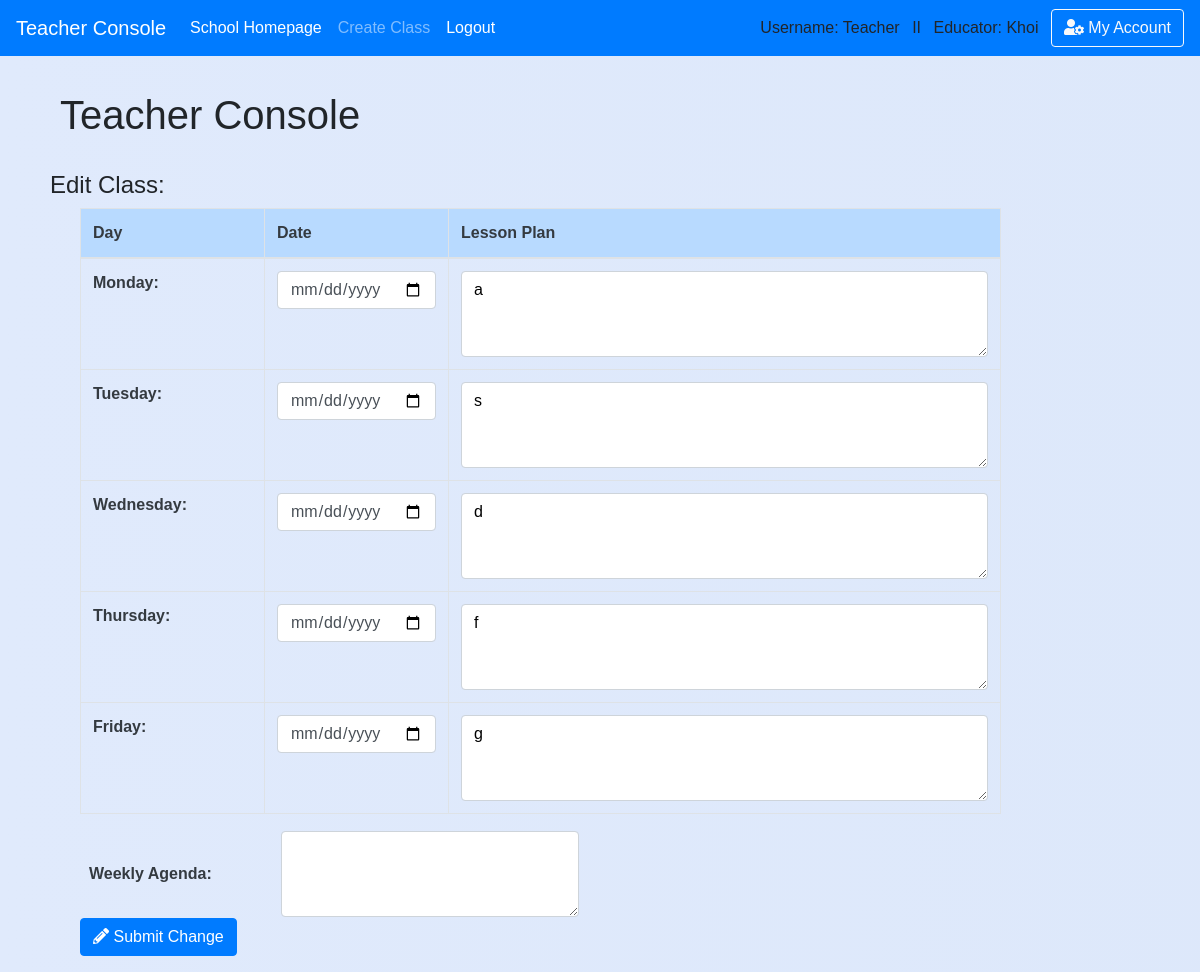
Before: /teacher/edit_class/1/ (signed in) with the older database file.
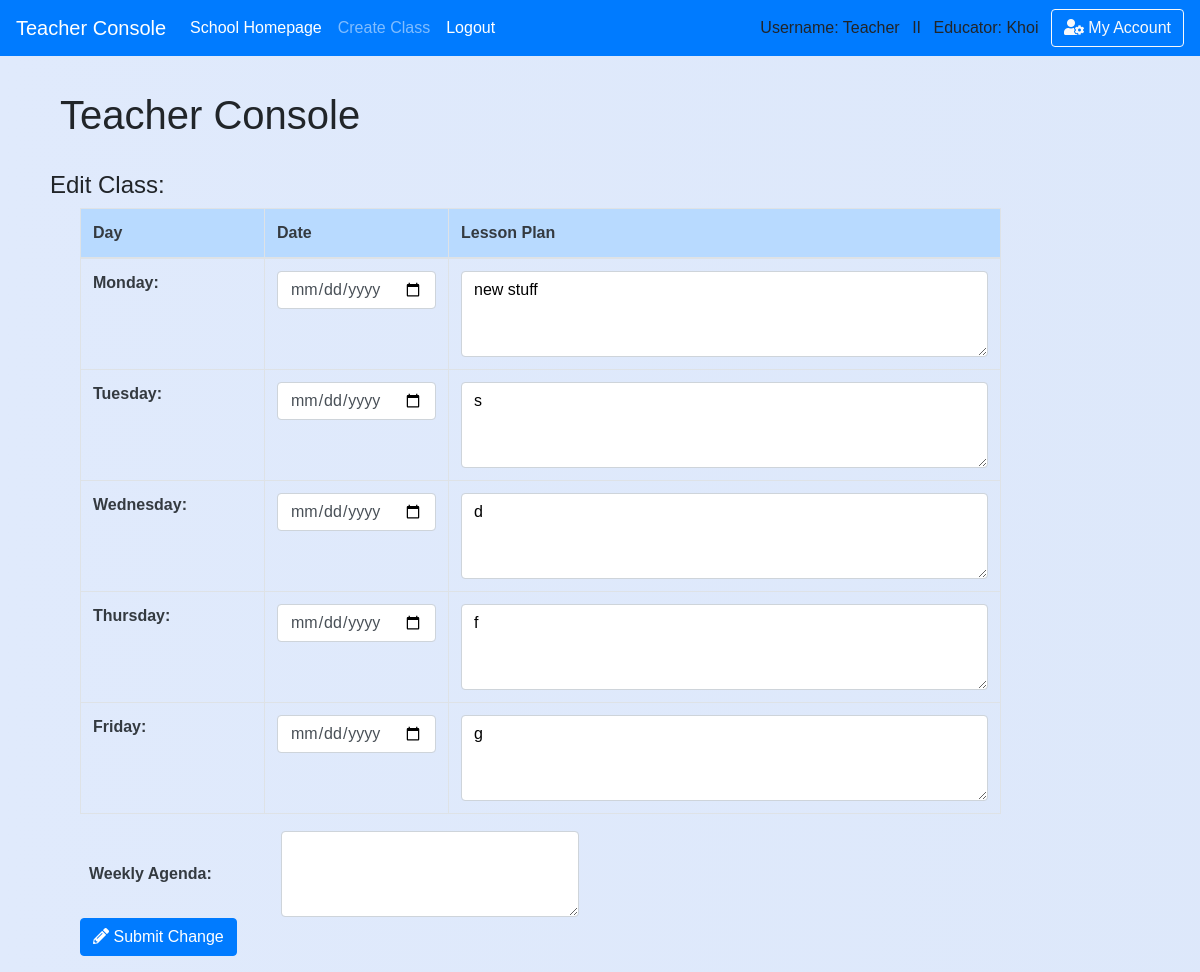
After: the same page with the newer database file.
### school_app/models.py (models this page shows, shortened)
class Subject(models.Model):
    teacher = models.ForeignKey(Teacher, on_delete = models.CASCADE)
    subject_name = models.CharField(max_length=150,default='')
    description = models.CharField(max_length=450,default='')
    weekly_agenda = models.CharField(max_length=450,default='Agenda Goes Here')
    last_modifield = models.DateTimeField(auto_now_add=True, blank=True)
    monday_date = models.DateField(blank=True, null=True)
    tuesday_date = models.DateField(blank=True, null=True)
    wednesday_date = models.DateField(blank=True, null=True)
    thursday_date = models.DateField(blank=True, null=True)
    friday_date= models.DateField(blank=True, null=True)
    monday_plan = models.CharField(max_length=400,default='a')
    tuesday_plan= models.CharField(max_length=400,default='s')
    wednesday_plan= models.CharField(max_length=400,default='d')
    thursday_plan= models.CharField(max_length=400,default='f')
    friday_plan= models.CharField(max_length=400,default='g')
    weekend_plan = models.CharField(max_length=300,default='h')

### school_app/views_logged.py (the view)
# urls.py: path('teacher/edit_class', views_logged.edit_class, name='edit_class'),
def edit_class(request,class_id=None):
    if is_login(request) == True:
        if request.user.profile.is_teacher == False:
            messages.warning(request, "You don't have Instructor's Privilege!")
            return redirect('/')
        if request.method == 'POST':# and class_id==None:
            monday_date = request.POST['monday_date']
            monday_plan = request.POST['monday_plan']
            subject_id = request.POST['subject_id']
            subject = Subject.objects.filter(id=subject_id).first()
            subject.monday_date = monday_date
            subject.monday_plan = monday_plan
            subject.save()
            messages.success(request, subject.subject_name + ' have been updated.')
            return redirect('/teacher')
        else:
            edit_class=Subject.objects.filter(id=class_id)
            return render(request,'teacher/edit_class.html',{'edit_class':edit_class})

### school_app/views_functions.py (called while the page is built)
def is_login(request):
    if not request.user.is_authenticated:
        messages.warning(request, "Please Login or Create an Account.")
        return False
    return True

### school_app/templates/teacher/edit_class.html (shortened to what this page needs)
{% extends 'base.html' %}
{% block content %}
<div class='content'>
        <h1 style='padding-left: 10px'>Teacher Console</h1>
        <br>
        {% if edit_class %}
          <h4>Edit Class:</h4>
        {% for class in edit_class %}
          <form action="/teacher/edit_class" method="post"> {% csrf_token %}
          <table class="table table-hover table-bordered text-dark table-nonfluid">
            <thead class='table-primary'>
            <tr>
              <th style="width: 20%" scope="col">Day</th>
              <th scope="col">Date</th>
              <th scope="col">Lesson Plan</th>
            </tr>
            </thead>
            <tbody>
            <tr>
              <th scope="row">Monday:</th>
              <td style="width: 20%"><input class="form-control black-font" type="date" name='monday_date' required></td>
              <td><textarea class="form-control" style='color:black' name='monday_plan' rows="3" required>{{class.monday_plan}}</textarea></td>
            </tr>
            <tr>
              <th scope="row">Tuesday:</th>
              <td style="width: 20%"><input class="form-control black-font" type="date" name='tuesday_date' required></td>
              <td><textarea class="form-control" style='color:black' name='tuesday_plan' rows="3" required>{{class.tuesday_plan}}</textarea></td>
            </tr>
            <tr>
              <th scope="row">Wednesday:</th>
              <td style="width: 20%"><input class="form-control black-font" type="date" name='wednesday_date' required></td>
              <td><textarea class="form-control" style='color:black' name='wednesday_plan' rows="3" required>{{class.wednesday_plan}}</textarea></td>
            </tr>
            <tr>
              <th scope="row">Thursday:</th>
              <td style="width: 20%"><input class="form-control black-font" type="date" name='thursday_date' required></td>
              <td><textarea class="form-control" style='color:black' name='thursday_plan' rows="3" required>{{class.thursday_plan}}</textarea></td>
            </tr>
            <tr>
              <th scope="row">Friday:</th>
              <td style="width: 20%"><input class="form-control black-font" type="date" name='friday_date' required></td>
              <td><textarea class="form-control" style='color:black' name='friday_plan' rows="3" required>{{class.friday_plan}}</textarea></td>
            </tr>
            </tbody>
          </table>
          <table class="table-hover text-dark">
            <tr>
              <th style="width:200px"scope="row">&ensp;Weekly Agenda:</th>
              <td style="width:300px"><textarea class="form-control" style='color:black' name='weekly_agenda' rows="3" required>{{class.weekly_agenda}}</textarea></td>
            </tr>
          </table>
          <div class="col-xs-6 form-group">
            <button class="btn btn-md btn-primary "><i class="fas fa-pencil-alt"></i> Submit Change</button>
          </div>
          </form>
        {% endfor %}
        {% endif %}
</div>
{% endblock %}

Changed rows visible on the page:
changed Subject: monday_plan "a" → "new stuff"
